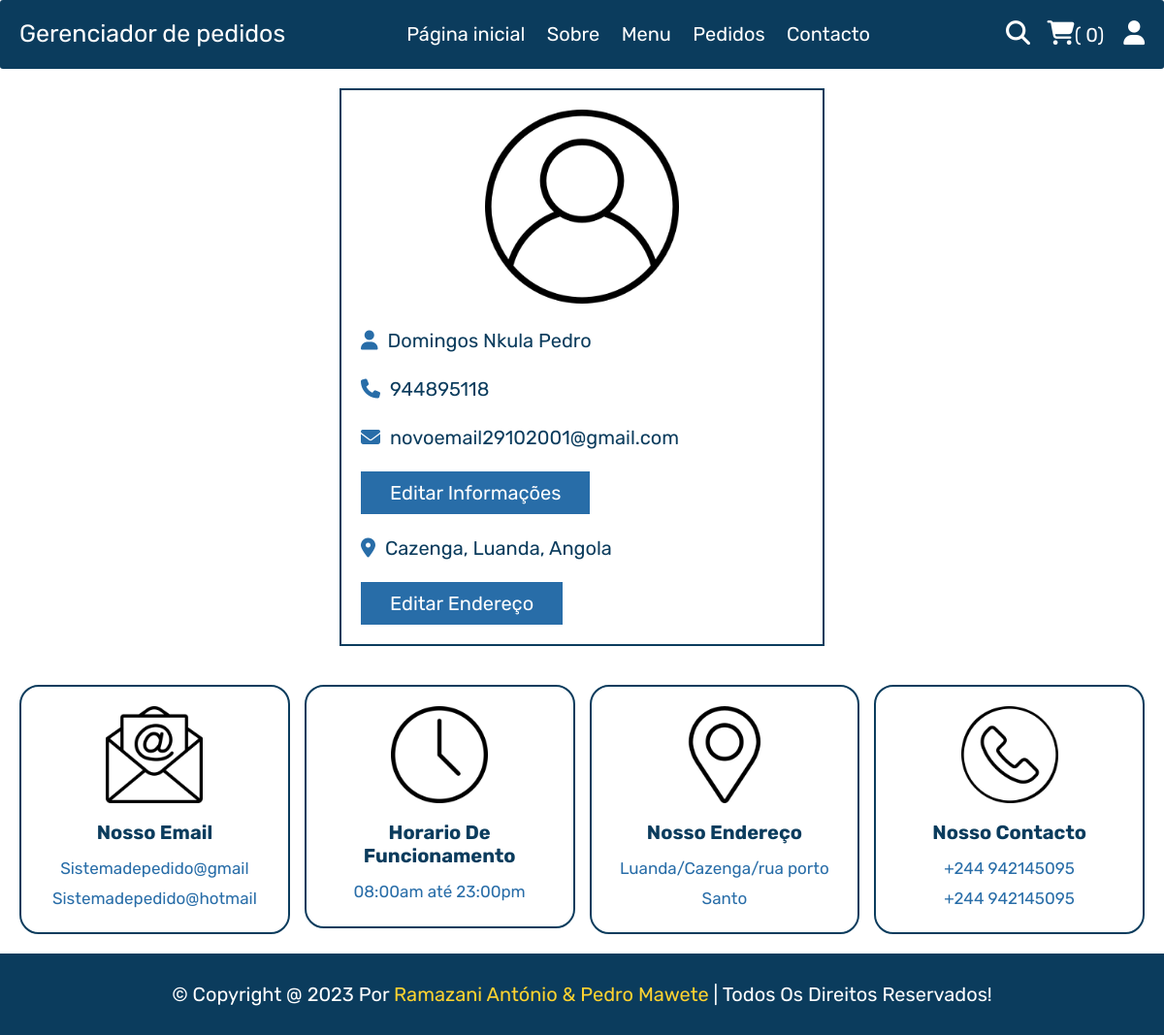
Screenshot of /perfil.php (signed in) with the database file from the repository.
### tables this page shows
CREATE TABLE `usuario` (
  `id` varchar(200) NOT NULL,
  `nome` varchar(20) NOT NULL,
  `email` varchar(50) NOT NULL,
  `contacto` varchar(10) NOT NULL,
  `senha` varchar(50) NOT NULL,
  `endereço` varchar(500) NOT NULL,
  `cod_recuperar_senha` varchar(255) DEFAULT NULL,
  `acesso` int(1) DEFAULT 3,
  PRIMARY KEY (`id`)
);

### perfil.php (the view, shortened to what this page needs)
<?php
include __DIR__ . './components/connect.php';
?>
<!DOCTYPE html>
<html lang="en">
<head>
   <link rel="stylesheet" href="https://cdnjs.cloudflare.com/ajax/libs/font-awesome/6.1.1/css/all.min.css">
   <link rel="stylesheet" href="./css/animate.min.css">
   <link rel="stylesheet" href="css/style.css">
</head>
<body>
<?php include 'components/usuario_cabeçalho.php'; ?>
<section class="user-details">
   <div class="user">
      <img src="images/user-icon.png" alt="">
      <p><i class="fas fa-user"></i><span><span><?= $fetch_profile['nome']; ?></span></span></p>
      <p><i class="fas fa-phone"></i><span><?= $fetch_profile['contacto']; ?></span></p>
      <p><i class="fas fa-envelope"></i><span><?= $fetch_profile['email']; ?></span></p>
      <a href="editar_perfil.php" class="btn">editar informações</a>
      <p class="address"><i class="fas fa-map-marker-alt"></i><span><?php if($fetch_profile['endereço'] == ''){echo 'por favor insira o seu endereço';}else{echo $fetch_profile['endereço'];} ?></span></p>
      <a href="editar_endereço.php" class="btn">editar endereço</a>
   </div>
</section>
<?php include 'components/footer.php'; ?>
</body>
</html>

### css/style.css (style rules this page uses)
:root { --yellow:#fed330; --red:#e74c3c; --white:#fff; --black:#0B3C5D; --light-color:#286DA8; --border:.2rem solid var(--black); }
* { font-family: 'Rubik', sans-serif; margin:0; padding:0; box-sizing: border-box; outline: none; border: none; text-decoration: none; }
html { font-size: 62.5%; overflow-x: hidden; scroll-behavior: smooth; stop-opacity: 7rem; }
section { margin:0 auto; max-width: 1200px; padding:2rem; }
.btn, .delete-btn { margin-top: 1rem; display: inline-block; font-size: 2rem; padding:1rem 3rem; cursor: pointer; text-transform: capitalize; transition: .2s linear; }
.btn { background-color: var(--light-color); color:var(--white); }
.user-details .user { max-width: 50rem; margin:0 auto; border:var(--border); padding:2rem; }
.user-details .user img { width: 100%; height: 20rem; object-fit: contain; margin-bottom: 1rem; }
.user-details .user p { padding:1rem 0; line-height: 1.5; font-size: 2rem; }
.user-details .user p span { color:var(--black); }
.user-details .user p i { margin-right: 1rem; color:var(--light-color); }
.user-details .user .address { margin-top: 1rem; }

### rows the page displays
usuario: nome "Domingos Nkula Pedro", contacto "944895118", email "novoemail29102001@gmail.com", endereço "Cazenga, Luanda, Angola"

### other values shown
$total_cart_items "0"
